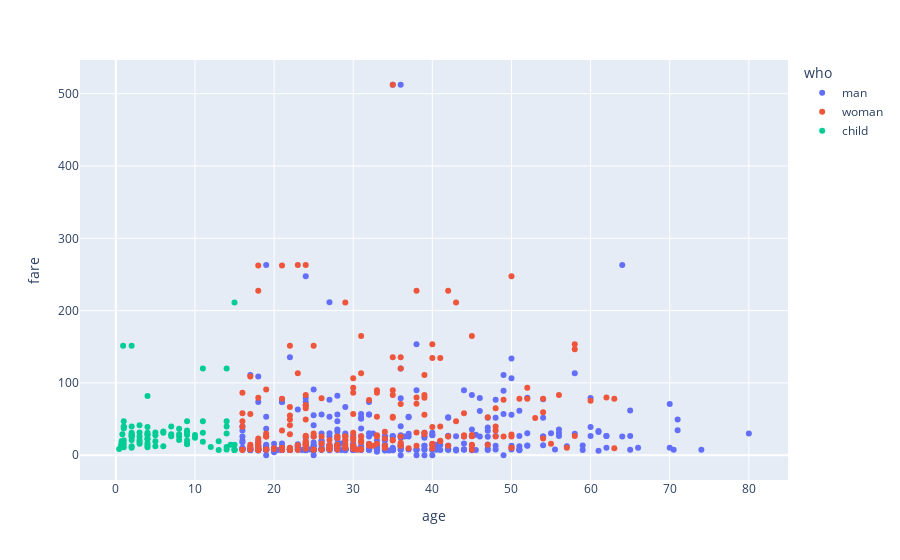

Notebook code cell kept with this figure:
### Code cell
fig = px.scatter(df,x='age',y='fare', color='who')
fig.show()

### Figure 1 — Plotly figure (JSON) as saved in the notebook; plotly's stock layout.template omitted (floating-point values rounded to 4 significant figures; data arrays with more than 128 entries replaced by an {"elided": "..."} marker saying what was removed)
{"data": [{"hovertemplate": "who=man<br>age=%{x}<br>fare=%{y}<extra></extra>", "legendgroup": "man", "marker": {"color": "#636efa", "symbol": "circle"}, "mode": "markers", "name": "man", "orientation": "v", "showlegend": true, "type": "scatter", "x": {"elided": "537 float values"}, "xaxis": "x", "y": {"elided": "537 float values"}, "yaxis": "y"}, {"hovertemplate": "who=woman<br>age=%{x}<br>fare=%{y}<extra></extra>", "legendgroup": "woman", "marker": {"color": "#EF553B", "symbol": "circle"}, "mode": "markers", "name": "woman", "orientation": "v", "showlegend": true, "type": "scatter", "x": {"elided": "271 float values"}, "xaxis": "x", "y": {"elided": "271 float values"}, "yaxis": "y"}, {"hovertemplate": "who=child<br>age=%{x}<br>fare=%{y}<extra></extra>", "legendgroup": "child", "marker": {"color": "#00cc96", "symbol": "circle"}, "mode": "markers", "name": "child", "orientation": "v", "showlegend": true, "type": "scatter", "x": [2, 14, 4, 14, 2, 15, 8, 14, 3, 7, 5, 11, 4, 0.83, 14.5, 2, 12, 9, 1, 9, 4, 1, 9, 1, 4, 3, 2, 5, 8, 3, 7, 2, 0.92, 2, 3, 15, 3, 1, 1, 3, 10, 14, 4, 13, 5, 0.75, 2, 9, 9, 2, 7, 9, 11, 8, 4, 9, 2, 0.75, 14, 14, 15, 4, 6, 11, 4, 6, 0.67, 5, 13, 8, 1, 11, 0.42, 6, 10, 2, 1, 15, 0.83, 4, 9, 4, 15], "xaxis": "x", "y": [21.07, 30.07, 16.7, 7.854, 29.12, 8.029, 21.07, 11.24, 41.58, 39.69, 27.75, 46.9, 27.9, 29, 14.45, 31.27, 11.24, 34.38, 39.69, 20.52, 29.12, 11.13, 31.39, 39, 22.02, 26, 10.46, 31.39, 26.25, 31.39, 29.12, 151.6, 151.6, 26, 15.9, 7.229, 21.07, 15.74, 46.9, 18.75, 24.15, 120, 81.86, 19.5, 19.26, 19.26, 12.29, 46.9, 15.9, 26, 26.25, 31.27, 31.27, 36.75, 39, 27.9, 27.9, 19.26, 46.9, 39.69, 211.3, 13.42, 33, 18.79, 23, 12.47, 14.5, 12.47, 7.229, 29.12, 20.57, 120, 8.517, 31.27, 27.9, 39.69, 37.0, 14.45, 18.75, 31.27, 15.25, 11.13, 7.225], "yaxis": "y"}], "layout": {"legend": {"title": {"text": "who"}, "tracegroupgap": 0}, "margin": {"t": 60}, "xaxis": {"anchor": "y", "domain": [0, 1], "title": {"text": "age"}}, "yaxis": {"anchor": "x", "domain": [0, 1], "title": {"text": "fare"}}}}
